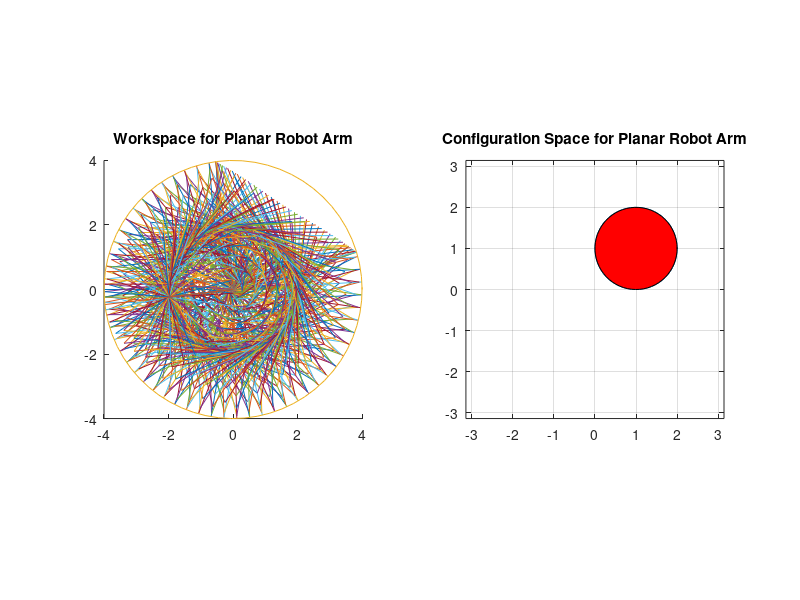

This figure's MATLAB source:
circle.center=[1;1];
circle.radius=1;
link=[2,2];
base=[0;0];
figure(1); clf
subplot(121)
hold on
for r=circle.radius:0.1:circle.radius
for theta=0:0.1:2*pi
    t=circle.center+r*[cos(theta);sin(theta)];
    p=zeros(2,3);
    p(:,1)=base;
    p(:,2)=base+link(1)*[cos(t(1));sin(t(1))];
    p(:,3)=p(:,2)+link(2)*[cos(t(2));sin(t(2))];
    plot(p(1,:),p(2,:))
end
end
for t1=-pi:0.2:pi+0.3
    for t2=-pi:0.2:pi+0.3
        t=[t1;t2];
        %if norm([1 -1]*t)>2
        if norm(mod(t-circle.center+[pi;pi],2*pi)-[pi;pi])>circle.radius
            p=zeros(2,3);
            p(:,1)=base;
            p(:,2)=base+link(1)*[cos(t(1));sin(t(1))];
            p(:,3)=p(:,2)+link(2)*[cos(t(2));sin(t(2))];
            plot(p(1,:),p(2,:))
        end
    end
end

plot(sum(link)*cos(0:0.1:2*pi+0.1),sum(link)*sin(0:0.1:2*pi+0.1))
axis equal
axis([-sum(link) sum(link) -sum(link) sum(link)])
title('Workspace for Planar Robot Arm')
%%
subplot(122)
hold on
plot(circle.radius*cos(0:0.1:2*pi+0.1)+circle.center(1),circle.center(2)+circle.radius*sin(0:0.1:2*pi+0.1))
fill(circle.radius*cos(0:0.1:2*pi+0.1)+circle.center(1),circle.center(2)+circle.radius*sin(0:0.1:2*pi+0.1),'r')
grid on
box on
axis equal
axis([-pi pi -pi pi])
title('Configuration Space for Planar Robot Arm')

